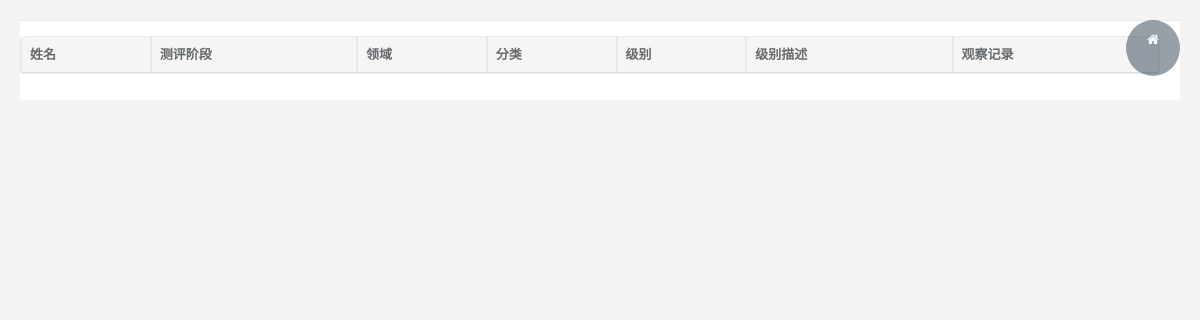
Before: /reportView/ with the older database file.
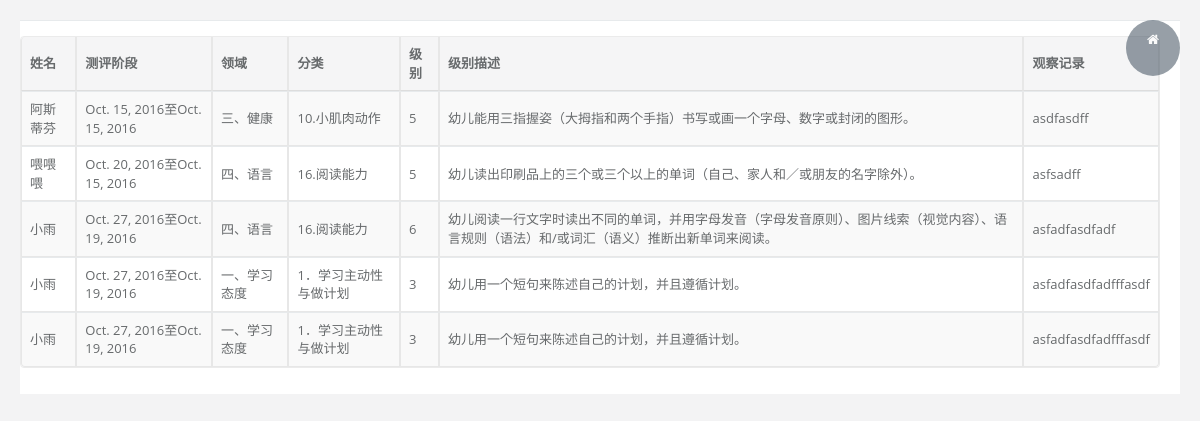
After: the same page with the newer database file.
### reports/models.py (models this page shows, shortened)
class Testing(models.Model):
	sudent_id = models.IntegerField()
	sudent_name = models.CharField(max_length=100)
	birth_Date = models.DateField()
	age = models.IntegerField()
	test_start = models.DateField()
	test_end = models.DateField()
	domain_id = models.IntegerField()
	domain_name = models.CharField(max_length=255)
	types_id = models.IntegerField()
	types_name = models.CharField(max_length=255)
	level_id = models.IntegerField()
	level_name = models.IntegerField()
	level_des = models.CharField(max_length=255)
	testing = models.TextField()

### reports/views/view_form.py (the view)
# urls.py: url(r'^reportView/',vf.reportView,name='reportView'),
def reportView(request):
	testing = Testing.objects.values()
	return render(request,'table_bootstrap.html',{'testingList':testing})

### reports/templates/table_bootstrap.html (shortened to what this page needs)
<!DOCTYPE html>
<html>
<head>
    {% load static from staticfiles %}
    <link href="{% static "css/bootstrap.min.css" %}" rel="stylesheet">
    <link href="{% static "css/font-awesome.min.css" %}" rel="stylesheet">
    <link href="{% static "css/animate.min.css" %}" rel="stylesheet">
    <link href="{% static "css/style.min.css" %}" rel="stylesheet">
    <link href="{% static "css/plugins/bootstrap-table/bootstrap-table.min.css" %}" rel="stylesheet">
        <link href="{% static "assets/DT_bootstrap.css" %}"  rel="stylesheet" media="screen">
</head>
<body class="gray-bg">
    <div class="wrapper wrapper-content animated fadeInRight">
        <div class="ibox float-e-margins">
            <div class="ibox-content">
                <div class="row row-lg">
                    <div class="col-sm-12">
                                <table cellpadding="0" cellspacing="0" border="0" class="table table-striped table-bordered" id="example">
                                        <thead>
                                            <tr>
                                                <th>姓名</th>
                                                <th>测评阶段</th>
                                                <th>领域</th>
                                                <th>分类</th>
                                                <th>级别</th>
                                                <th>级别描述</th>
                                                <th>观察记录</th>
                                            </tr>
                                        </thead>
                                        <tbody>
                                        {% for testing in testingList %}
                                            <tr class="odd gradeX">
                                                <td>{{ testing.sudent_name }}</td>
                                                <td>{{ testing.test_start }}至{{ testing.test_end }}</td>
                                                <td>{{ testing.domain_name }}</td>
                                                <td>{{ testing.types_name }}</td>
                                                <td>{{ testing.level_name }}</td>
                                                <td>{{ testing.level_des }}</td>
                                                <td>{{ testing.testing }}</td>
                                            </tr>
                                        {% endfor %}
                                        </tbody>
                                    </table>
                    </div>
                </div>
            </div>
        </div>
    </div>
</body>
</html>

Changed rows visible on the page:
added Testing: sudent_name "阿斯蒂芬", test_start "Oct. 15, 2016", test_end "Oct. 15, 2016", domain_name "三、健康", types_name "10.小肌肉动作", level_name "5", level_des "幼儿能用三指握姿（大拇指和两个手指）书写或画一个字母、数字或封闭的图形。", testing "asdfasdff"
added Testing: sudent_name "喂喂喂", test_start "Oct. 20, 2016", test_end "Oct. 15, 2016", domain_name "四、语言", types_name "16.阅读能力", level_name "5", level_des "幼儿读出印刷品上的三个或三个以上的单词（自己、家人和／或朋友的名字除外）。", testing "asfsadff"
added Testing: sudent_name "小雨", test_start "Oct. 27, 2016", test_end "Oct. 19, 2016", domain_name "四、语言", types_name "16.阅读能力", level_name "6", level_des "幼儿阅读一行文字时读出不同的单词，并用字母发音（字母发音原则）、图片线索（视觉内容）、语言规则（语法）和/或词汇（语义）推断出新单词来阅读。", testing "asfadfasdfadf"
added Testing: sudent_name "小雨", test_start "Oct. 27, 2016", test_end "Oct. 19, 2016", domain_name "一、学习态度", types_name "1．学习主动性与做计划", level_name "3", level_des "幼儿用一个短句来陈述自己的计划，并且遵循计划。", testing "asfadfasdfadfffasdf"
added Testing: sudent_name "小雨", test_start "Oct. 27, 2016", test_end "Oct. 19, 2016", domain_name "一、学习态度", types_name "1．学习主动性与做计划", level_name "3", level_des "幼儿用一个短句来陈述自己的计划，并且遵循计划。", testing "asfadfasdfadfffasdf"
